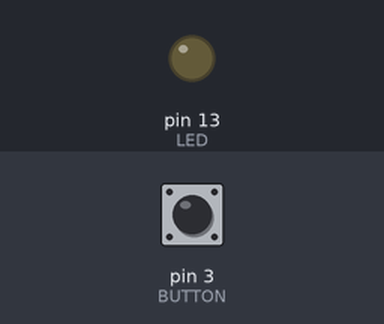
Recording of a sketch running on a simulated Arduino Mega 2560, built with avr-gcc and run on an emulated ATmega2560. Parts: output pins drawn as LEDs (lit = HIGH). The test bench sets the inputs (shaded band); at power-on: pin 3 (BUTTON) HIGH.

Above: at 1.2 s.
1.3 s: pin 3 (BUTTON) pulled LOW for 0.15 s
At 2.6 s:
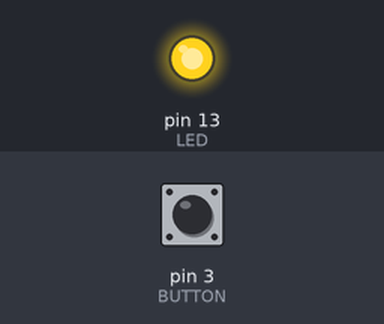
2.9 s: pin 3 (BUTTON) pulled LOW for 1 s
At 5.1 s:
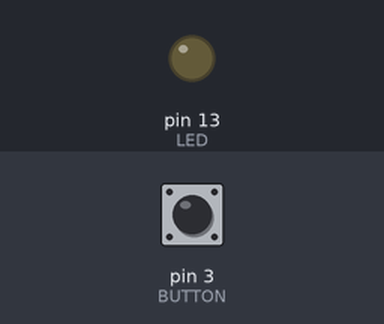
5.4 s: pin 3 (BUTTON) pulled LOW for 3.2 s
At 10.0 s:
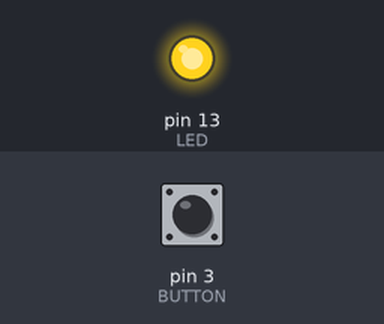
Timing chart, 0 to 11.5 s (numbered marks = the images above; inputs shaded):
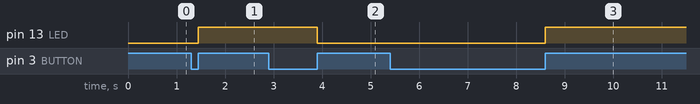

The sketch:

1.4.ino
```cpp
#include <Arduino.h>

#define LED 13
#define BUTTON 3

bool ledState = LOW;

void flipLED() { digitalWrite(LED, ledState = !ledState); }

void setup()
{
  pinMode(LED, OUTPUT);
  pinMode(BUTTON, INPUT_PULLUP);

  attachInterrupt(digitalPinToInterrupt(BUTTON), flipLED, RISING);
}

void loop()
{
}
```

Measured:
- after the input at 1.3 s, pin 13 (LED): LOW → HIGH after 0.15 s
- after the input at 2.9 s, pin 13 (LED): HIGH → LOW after 1.0 s
- after the input at 5.4 s, pin 13 (LED): LOW → HIGH after 3.2 s
